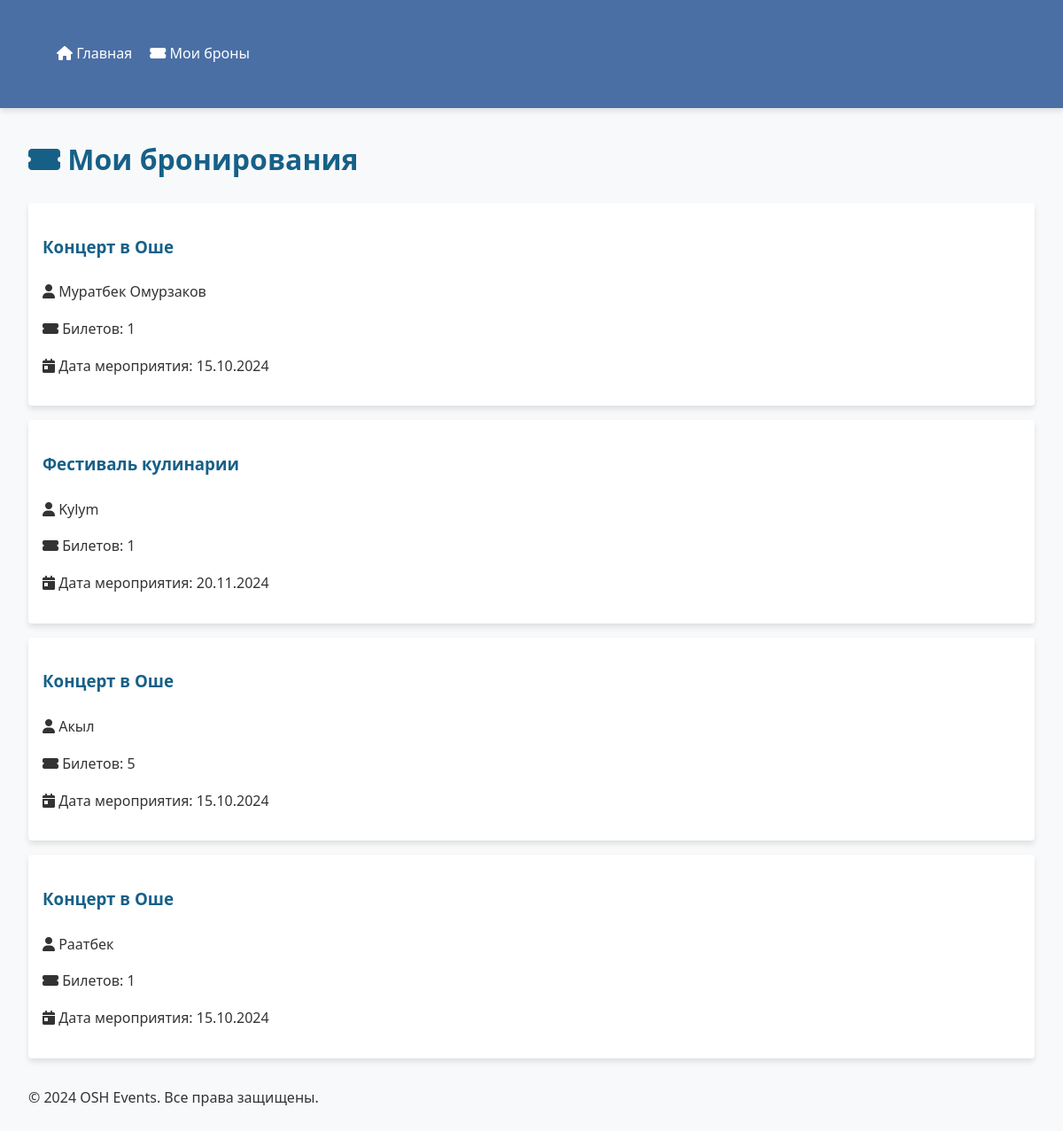
Screenshot of /bookings with the database file from the repository.
### app/models.py (models this page shows)
class Booking(db.Model):
    id = db.Column(db.Integer, primary_key=True)
    event_id = db.Column(db.Integer, db.ForeignKey('event.id'))
    user_name = db.Column(db.String(50), nullable=False)
    tickets = db.Column(db.Integer, default=1)

class Event(db.Model):
    id = db.Column(db.Integer, primary_key=True)
    title = db.Column(db.String(100), nullable=False)
    date = db.Column(db.DateTime, nullable=False, default=datetime.utcnow)
    location = db.Column(db.String(100), nullable=False)
    tickets_available = db.Column(db.Integer, default=100)
    bookings = db.relationship('Booking', backref='event', lazy=True)  # Добавьте эту строку

### app/routes.py (the view)
@bp.route('/bookings')
def show_bookings():
    bookings = Booking.query.options(db.joinedload(Booking.event)).all()
    return render_template('bookings.html', bookings=bookings)

### app/templates/bookings.html (shortened to what this page needs)
{% extends "base.html" %}
{% block content %}
  <h1><i class="fas fa-ticket-alt"></i> Мои бронирования</h1>
  {% if bookings %}
  <ul class="booking-list">
    {% for booking in bookings %}
    <li class="booking-item">
      <h3>{{ booking.event.title }}</h3>
      <p><i class="fas fa-user"></i> {{ booking.user_name }}</p>
      <p><i class="fas fa-ticket-alt"></i> Билетов: {{ booking.tickets }}</p>
      <p><i class="fas fa-calendar-day"></i> Дата мероприятия: {{ booking.event.date.strftime('%d.%m.%Y') }}</p>
    </li>
    {% endfor %}
  </ul>
  {% else %}
  <div class="empty-state">
    <i class="fas fa-ticket-alt fa-3x"></i>
    <p>У вас пока нет бронирований</p>
    <a href="{{ url_for('main.index') }}" class="btn">Посмотреть мероприятия</a>
  </div>
  {% endif %}
{% endblock %}

### app/templates/base.html (shortened to what this page needs)
<!DOCTYPE html>
<html lang="ru">
<head>
  <link rel="stylesheet" href="{{ url_for('static', filename='style.css') }}">
  <link rel="stylesheet" href="https://cdnjs.cloudflare.com/ajax/libs/font-awesome/6.0.0/css/all.min.css">
</head>
<body>
  <nav>
    <div class="container">
      <a href="{{ url_for('main.index') }}"><i class="fas fa-home"></i> Главная</a>
      <a href="{{ url_for('main.show_bookings') }}"><i class="fas fa-ticket-alt"></i> Мои броны</a>
    </div>
  </nav>
  <main class="container">
    {% block content %}{% endblock %}
  </main>
  <footer>
    <div class="container">
      <p>© 2024 OSH Events. Все права защищены.</p>
    </div>
  </footer>
</body>
</html>

### app/static/style.css (style rules this page uses)
:root { --primary-color: #4a6fa5; --secondary-color: #166088; --accent-color: #4fc3f7; --text-color: #333; --light-bg: #f8f9fa; --white: #ffffff; --shadow: 0 4px 6px rgba(0, 0, 0, 0.1); }
body { font-family: 'Segoe UI', Tahoma, Geneva, Verdana, sans-serif; line-height: 1.6; color: var(--text-color); background-color: var(--light-bg); margin: 0; padding: 0; }
nav { background: var(--primary-color); padding: 1rem 2rem; box-shadow: var(--shadow); }
nav a { color: var(--white); text-decoration: none; margin-right: 1rem; font-weight: 500; transition: all 0.3s ease; }
.container { max-width: 1200px; margin: 2rem auto; padding: 0 2rem; }
h1, h2, h3 { color: var(--secondary-color); margin-bottom: 1.5rem; }
.booking-list { list-style: none; padding: 0; }
.booking-item { background: var(--white); padding: 1rem; margin-bottom: 1rem; border-radius: 4px; box-shadow: var(--shadow); }

### rows the page displays
Booking: event "Концерт в Оше", user_name "Муратбек Омурзаков", tickets "1", event "15.10.2024"
Booking: event "Фестиваль кулинарии", user_name "Kylym", tickets "1", event "20.11.2024"
Booking: event "Концерт в Оше", user_name "Акыл", tickets "5", event "15.10.2024"
Booking: event "Концерт в Оше", user_name "Раатбек", tickets "1", event "15.10.2024"
